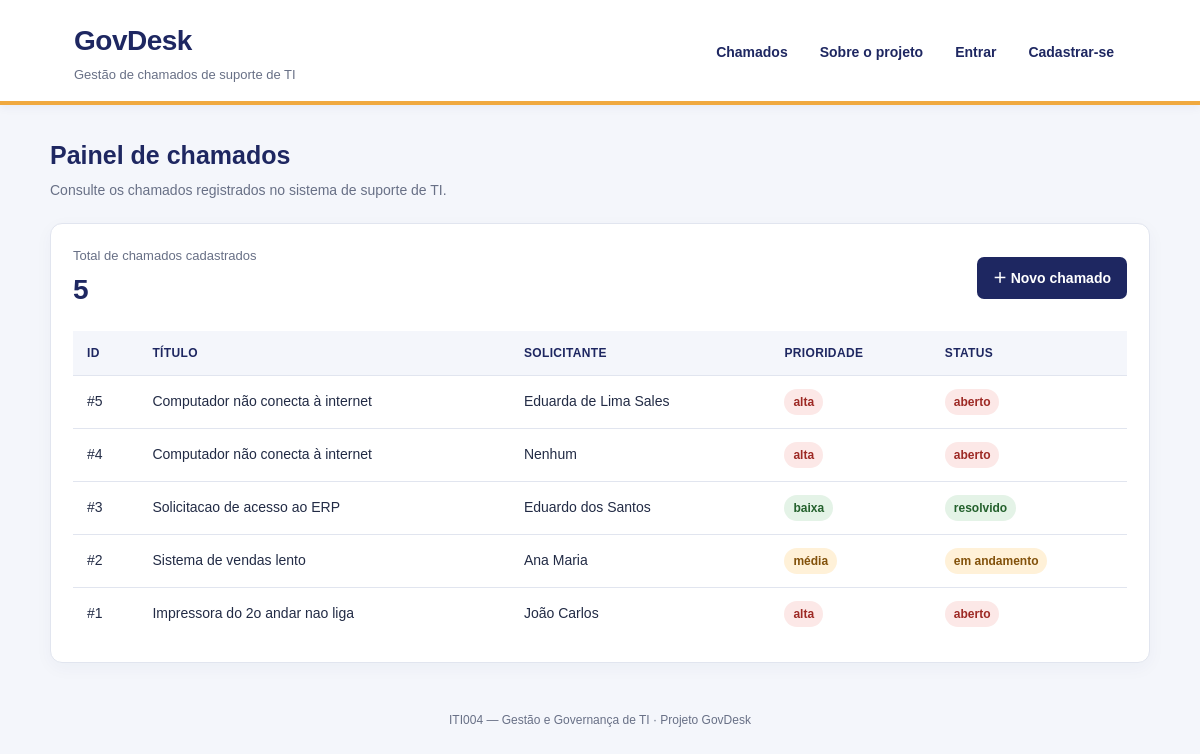
The page / on the database its author committed.
### tables this page shows
CREATE TABLE CHAMADO(
id_chamado INTEGER PRIMARY KEY AUTOINCREMENT, 
titulo TEXT NOT NULL, 
descricao TEXT,
id_solicitante INTEGER NOT NULL, 
prioridade TEXT NOT NULL, 
status TEXT NOT NULL,
CONSTRAINT fk_cha_solic FOREIGN KEY (id_solicitante) REFERENCES SOLICITANTE(id_solicitante));

CREATE TABLE SOLICITANTE(
id_solicitante INTEGER PRIMARY KEY AUTOINCREMENT, 
nm_solicitante TEXT NOT NULL, 
senha TEXT NOT NULL, 
email TEXT, 
telefone TEXT, 
cpf TEXT NOT NULL);

### app.py (the view)
@app.route("/")
def index():
    chamados = getChamados()
    return render_template(
        "index.html",
        chamados=chamados,
        total=len(chamados)
    )

### app.py (called while the page is built)
def conectar_banco():
    conn = sqlite3.connect(DATABASE)
    conn.row_factory = sqlite3.Row
    conn.execute("PRAGMA foreign_keys = ON")
    return conn

def getChamados():
    with conectar_banco() as conn:
        linhas = conn.execute("""
            SELECT
                c.id_chamado AS id,
                c.titulo AS titulo,
                s.nm_solicitante AS solicitante,
                c.prioridade AS prioridade,
                c.status AS status
            FROM CHAMADO AS c
            INNER JOIN SOLICITANTE AS s
                ON c.id_solicitante = s.id_solicitante
            ORDER BY c.id_chamado DESC
        """).fetchall()
    return [dict(linha) for linha in linhas]

### templates/index.html
{% extends "base.html" %}
{% block content %}
  <section class="page-heading">
    <div>
      <h2>Painel de chamados</h2>
      <p class="page-description">
        Consulte os chamados registrados no sistema de suporte de TI.
      </p>
    </div>
  </section>
  <section class="card">
    <div class="summary">
      <div>
        <p class="summary-label">Total de chamados cadastrados</p>
        <p class="summary-number">{{ total }}</p>
      </div>
      <a class="button" href="/novo">＋ Novo chamado</a>
    </div>
    <div class="table-wrap">
      <table>
        <thead>
          <tr>
            <th>ID</th>
            <th>Título</th>
            <th>Solicitante</th>
            <th>Prioridade</th>
            <th>Status</th>
          </tr>
        </thead>
        <tbody>
          {% for c in chamados %}
          <tr>
            <td>#{{ c.id }}</td>
            <td>{{ c.titulo }}</td>
            <td>{{ c.solicitante }}</td>
            <td>
              <span class="priority {{ c.prioridade }}">
                {{ c.prioridade }}
              </span>
            </td>
            <td>
              <span class="status {{ c.status | replace(' ', '-') }}">
                {{ c.status }}
              </span>
            </td>
          </tr>
          {% else %}
          <tr>
            <td colspan="5">
              Nenhum chamado cadastrado até o momento.
            </td>
          </tr>
          {% endfor %}
        </tbody>
      </table>
    </div>
  </section>
{% endblock %}

### templates/base.html (style rules this page uses)
:root { --azul: #1E2761; --azul-hover: #151c4b; --amarelo: #F0A93F; --fundo: #F4F6FB; --branco: #FFFFFF; --texto: #222B45; --texto-suave: #687086; --borda: #E1E5EF; }
* { box-sizing: border-box; }
body { margin: 0; background: var(--fundo); color: var(--texto); font-family: Arial, Helvetica, sans-serif; line-height: 1.5; }
.page-heading { display: flex; align-items: flex-start; justify-content: space-between; gap: 18px; flex-wrap: wrap; margin-bottom: 22px; }
h2 { margin: 0 0 6px; color: var(--azul); font-size: 25px; }
.page-description { margin: 0; color: var(--texto-suave); font-size: 14px; }
.card { background: var(--branco); border: 1px solid var(--borda); border-radius: 12px; padding: 22px; box-shadow: 0 5px 18px rgba(30, 39, 97, 0.04); }
.summary { display: flex; align-items: center; justify-content: space-between; gap: 16px; flex-wrap: wrap; margin-bottom: 20px; }
.summary-label { margin: 0 0 3px; color: var(--texto-suave); font-size: 13px; }
.summary-number { margin: 0; color: var(--azul); font-size: 28px; font-weight: 700; }
.button { display: inline-flex; justify-content: center; align-items: center; gap: 7px; min-height: 42px; padding: 10px 16px; border: 0; border-radius: 7px; background: var(--azul); color: var(--branco); text-decoration: none; font-size: 14px; font-weight: 700; cursor: pointer; transition: background 0.15s ease; }
.table-wrap { width: 100%; overflow-x: auto; }
table { width: 100%; border-collapse: collapse; min-width: 620px; }
th, td { text-align: left; padding: 13px 14px; border-bottom: 1px solid var(--borda); vertical-align: middle; font-size: 14px; }
th { background: #F4F6FB; color: var(--azul); font-size: 12px; text-transform: uppercase; letter-spacing: 0.35px; }
tbody tr:last-child td { border-bottom: 0; }
.status, .priority { display: inline-block; padding: 4px 9px; border-radius: 20px; font-size: 12px; font-weight: 700; white-space: nowrap; }
.status { background: #E8ECF8; color: var(--azul); }
.status.aberto { background: #FCE8E7; color: #9D2924; }
.status.em-andamento { background: #FFF1D8; color: #82510A; }
.status.resolvido { background: #E4F3E7; color: #24612D; }
.priority { background: #EEF0F5; color: #424B61; }
.priority.alta { background: #FCE8E7; color: #9D2924; }
.priority.média { background: #FFF1D8; color: #82510A; }
.priority.baixa { background: #E4F3E7; color: #24612D; }

### rows shown on the page
CHAMADO: id "5", titulo "Computador não conecta à internet", solicitante "Eduarda de Lima Sales", prioridade "alta", status "aberto"
CHAMADO: id "4", titulo "Computador não conecta à internet", solicitante "Nenhum", prioridade "alta", status "aberto"
CHAMADO: id "3", titulo "Solicitacao de acesso ao ERP", solicitante "Eduardo dos Santos", prioridade "baixa", status "resolvido"
CHAMADO: id "2", titulo "Sistema de vendas lento", solicitante "Ana Maria", prioridade "média", status "em andamento"
CHAMADO: id "1", titulo "Impressora do 2o andar nao liga", solicitante "João Carlos", prioridade "alta", status "aberto"

### other values the page prints
{{ total }} "5"
